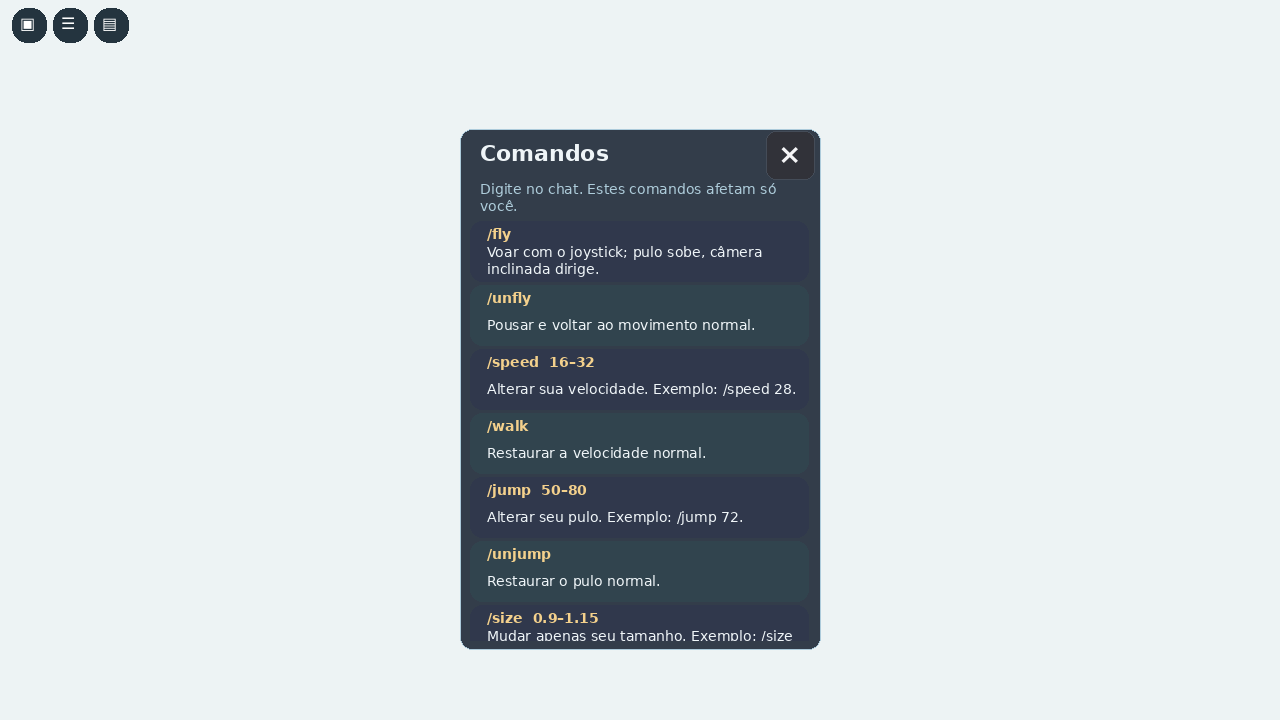
#> input picture audits/V76/layouts/commands_desktop.png, 1280 x 720 px; its folder holds only this picture in this run
$ python render_layouts.py
#> lines starting #> are read from the running program, lines starting #| are printed output that depends on the picture
"""Rasterize exported GUI geometry for review. Illustrative assets; not native Roblox rendering."""
from pathlib import Path
import json,math,textwrap
from PIL import Image,ImageDraw,ImageFont
HERE=Path(__file__).parent;FOLDER=HERE/'layouts'
FONT='/usr/share/fonts/truetype/dejavu/DejaVuSans.ttf';BOLD='/usr/share/fonts/truetype/dejavu/DejaVuSans-Bold.ttf'
def font(size,bold=False):return ImageFont.truetype(BOLD if bold else FONT,max(6,int(size)))
def rgba(c,a=1):return tuple(c or[36,52,63])+(int(max(0,min(1,a))*255),)
# [20 lines left out: function text, not called in this run]
def rounded(draw,rect,radius,**kwargs):
 try:draw.rounded_rectangle(rect,radius,**kwargs)
 except ValueError:draw.rectangle(rect,**kwargs)
# [25 lines left out: function draw_node, not called in this run]
for p in sorted(FOLDER.glob('*.json')):
 data=json.loads(p.read_text());im=Image.new('RGBA',(data['width'],data['height']),(237,243,244,255))
 for n in sorted(data['nodes'],key=lambda v:v.get('z',1)):draw_node(im,n)
 d=ImageDraw.Draw(im)
 for x,label in[(12,'▣'),(53,'☰'),(94,'▤')]:d.rounded_rectangle((x,8,x+34,42),15,fill=(36,52,63,255));d.text((x+8,14),label,font=font(16),fill='white')
 im.convert('RGB').save(p.with_suffix('.png'))
for p in sorted(FOLDER.glob('*.png')):
 im=Image.open(p).convert('RGB');sheet=Image.new('RGB',(im.width,im.height+36),'#edf3f4');sheet.paste(im,(0,0));d=ImageDraw.Draw(sheet)
#> further down, im is the input picture: PIL image 1280x720 RGB; mean R, G, B 200.1, 207.3, 210.9
#> after `sheet = Image.new('RGB', (im.width, im.height + 36), '#edf3f4')`:
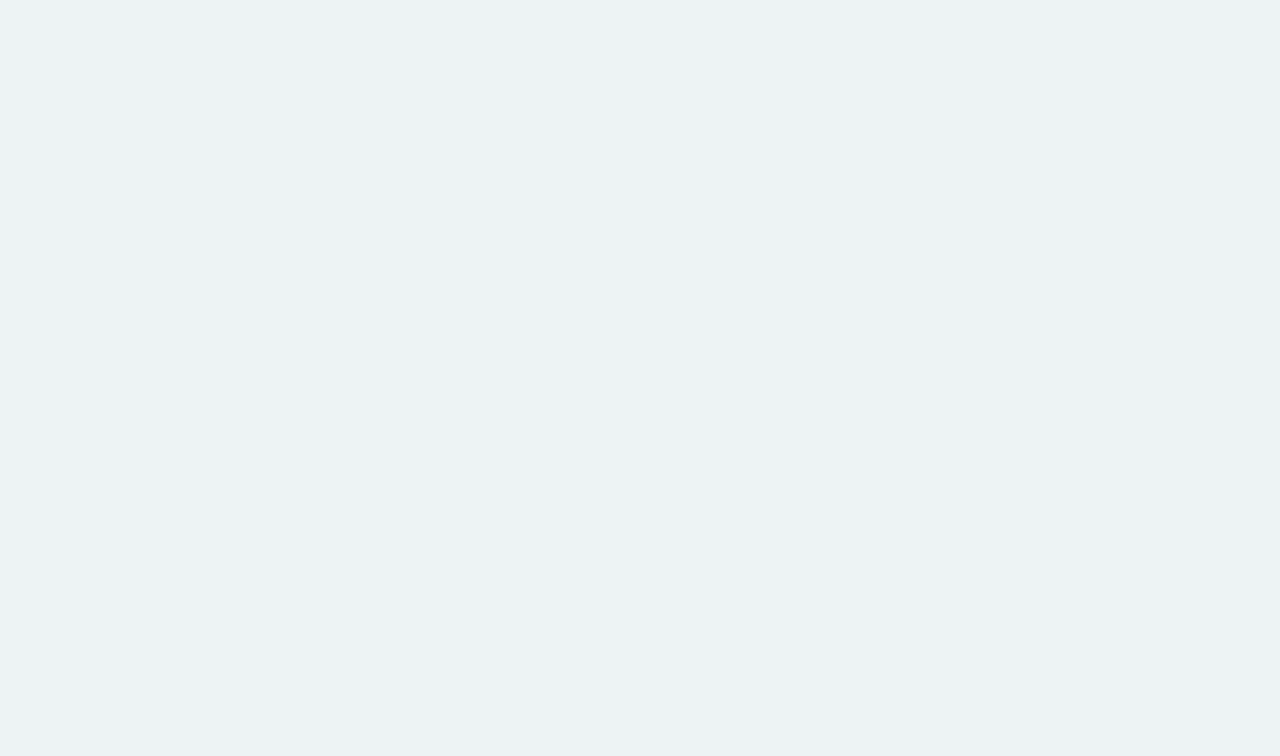
#> sheet: PIL image 1280x756 RGB; mean R, G, B 237, 243, 244
#> after `sheet.paste(im, (0, 0))`:
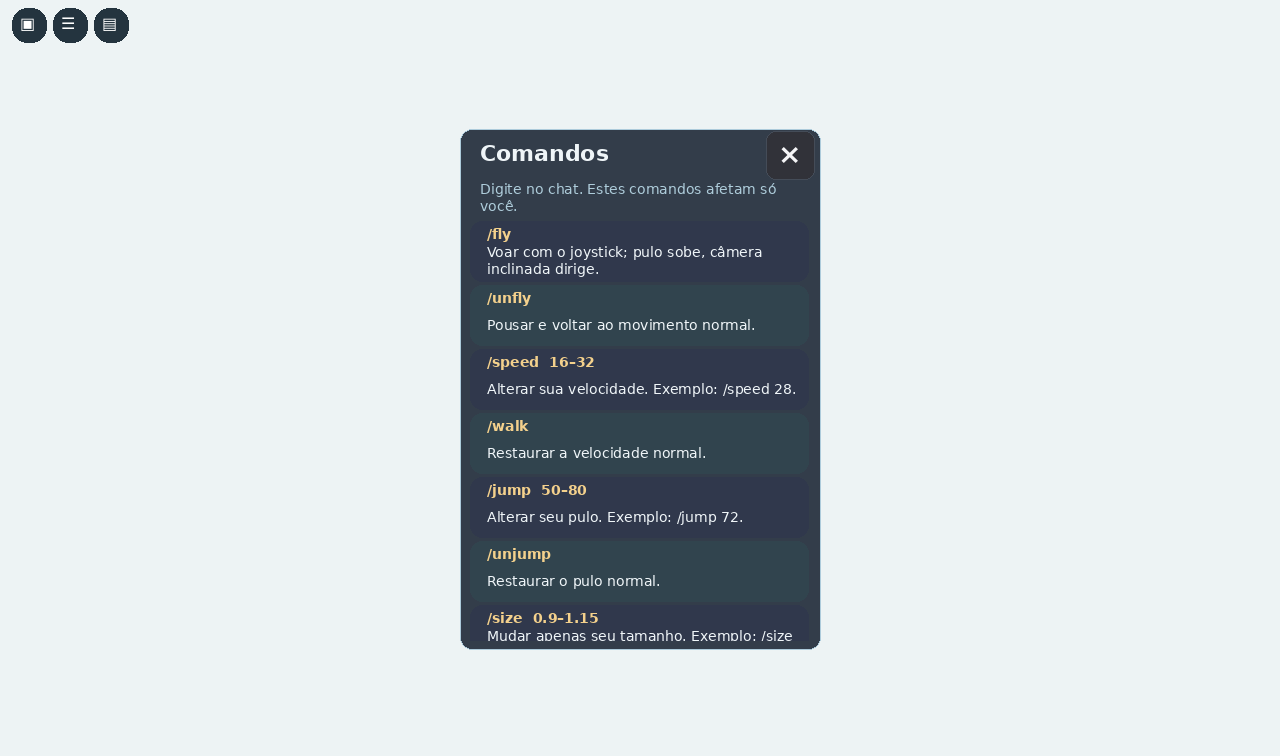
#> sheet: PIL image 1280x756 RGB; mean R, G, B 201.9, 209, 212.4
 d.text((8,im.height+9),'V76 · layout simulado · mídia ilustrativa · sem renderização Roblox',font=font(10),fill='#24343f')
 sheet.save(HERE/(p.stem+'.jpg'),quality=90)
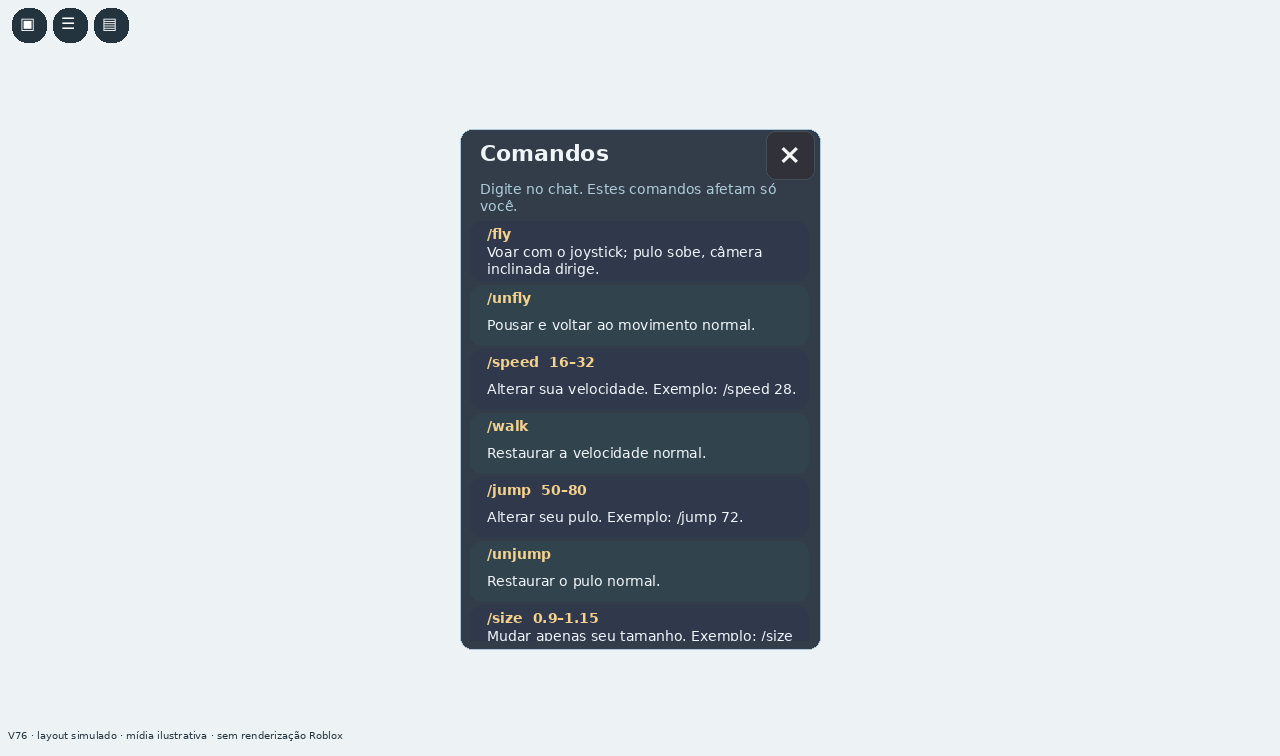
#> saved as commands_desktop.jpg: PIL image 1280x756 RGB; mean R, G, B 201.7, 208.9, 212.3
print('Layouts simulados renderizados; nenhum é uma captura do Roblox.')

$ run again, on audits/V76/layouts/hud_landscape.png
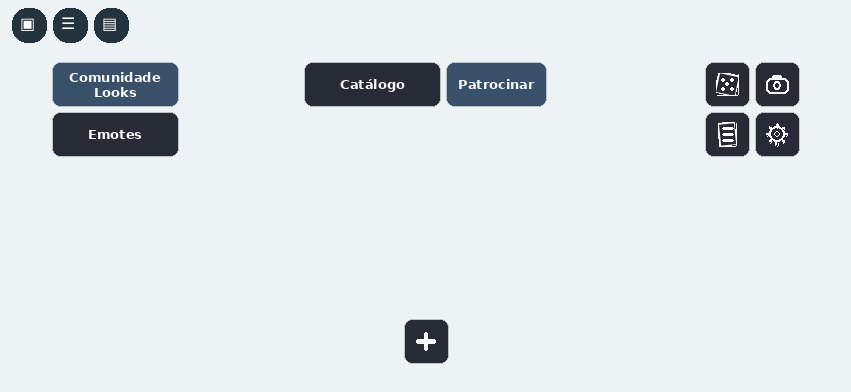
#> input picture audits/V76/layouts/hud_landscape.png, 851 x 392 px
#> im is the input picture: PIL image 851x392 RGB; mean R, G, B 219.2, 225.6, 227.9
#> `sheet.paste(im, (0, 0))`:
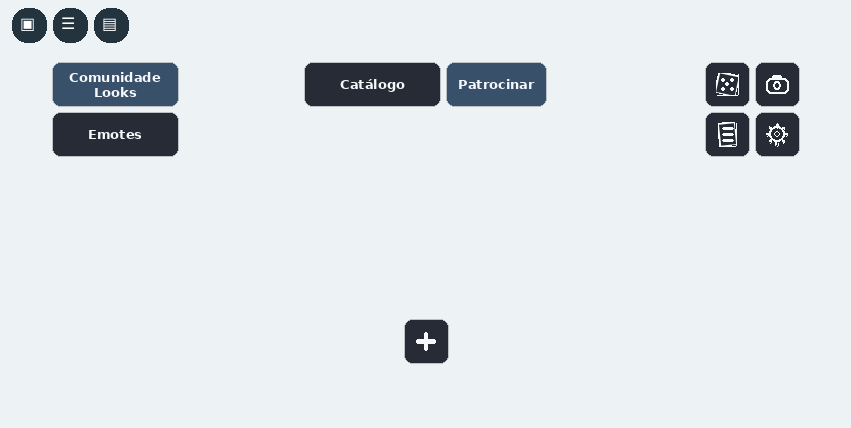
#> sheet: PIL image 851x428 RGB; mean R, G, B 220.7, 227.1, 229.3
#> `sheet.save(HERE/(p.stem+'.jpg'),quality=90)`:
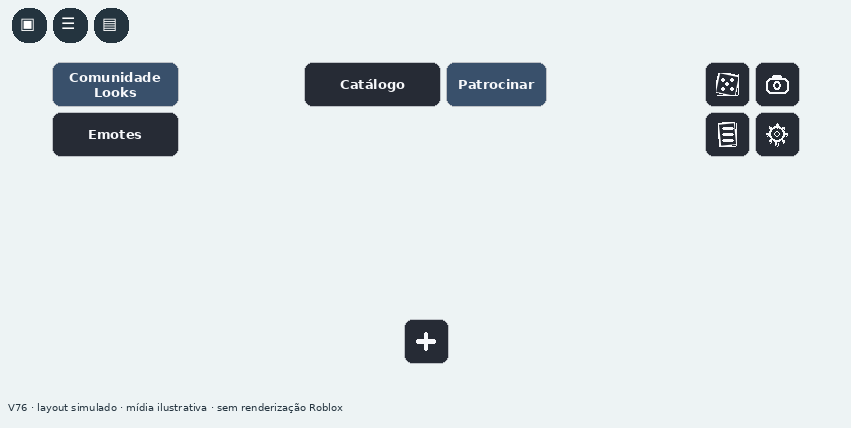
#> saved as hud_landscape.jpg: PIL image 851x428 RGB; mean R, G, B 220.4, 226.8, 229

$ run again, on audits/V76/layouts/hud_phone.png
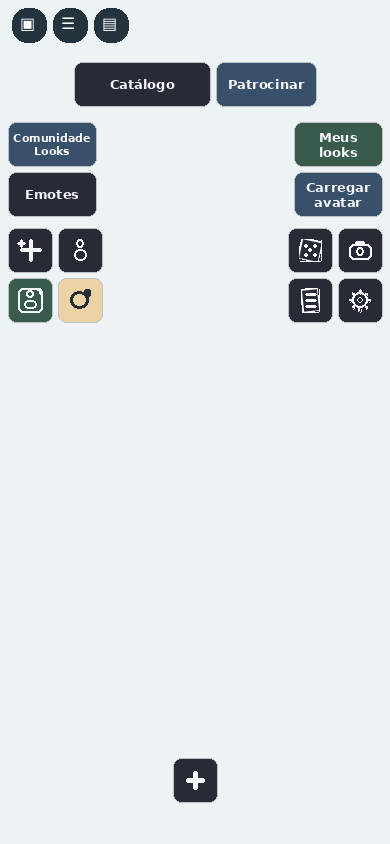
#> input picture audits/V76/layouts/hud_phone.png, 390 x 844 px
#> im is the input picture: PIL image 390x844 RGB; mean R, G, B 214.1, 220.8, 222.9
#> `sheet.paste(im, (0, 0))`:
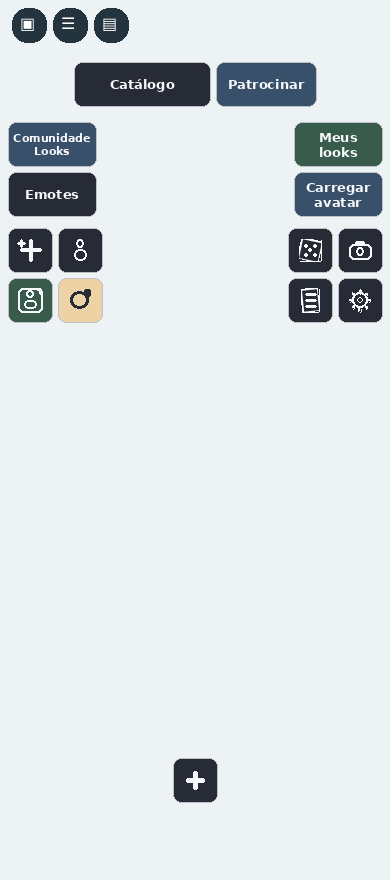
#> sheet: PIL image 390x880 RGB; mean R, G, B 215, 221.7, 223.8
#> `sheet.save(HERE/(p.stem+'.jpg'),quality=90)`:
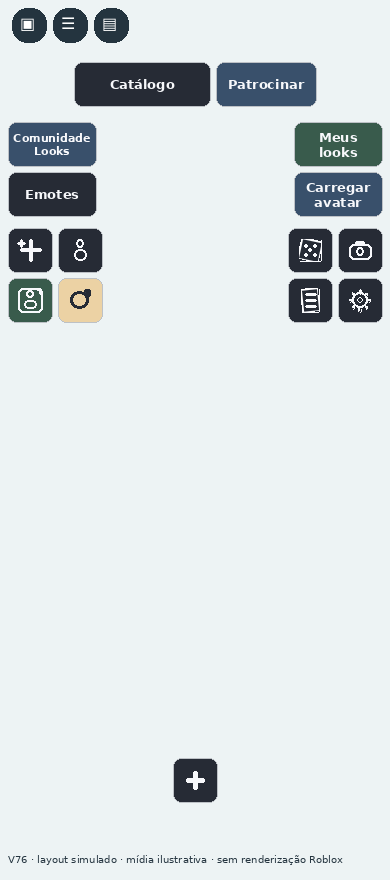
#> saved as hud_phone.jpg: PIL image 390x880 RGB; mean R, G, B 214.6, 221.4, 223.4

$ run again, on audits/V76/layouts/commands_landscape.png
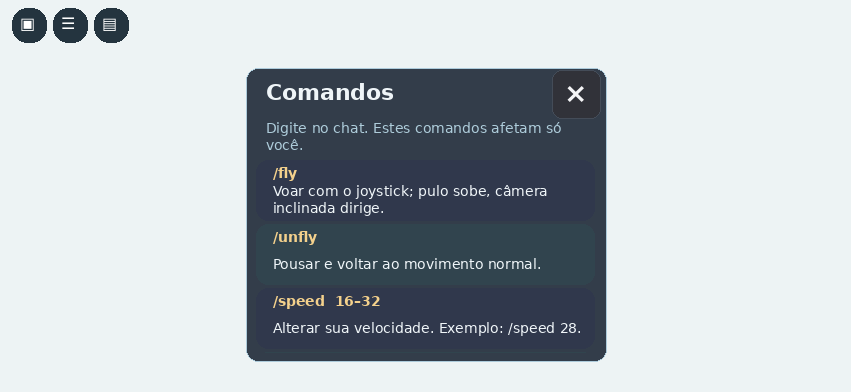
#> input picture audits/V76/layouts/commands_landscape.png, 851 x 392 px
#> im is the input picture: PIL image 851x392 RGB; mean R, G, B 178.9, 186.5, 191.8
#> `sheet.paste(im, (0, 0))`:
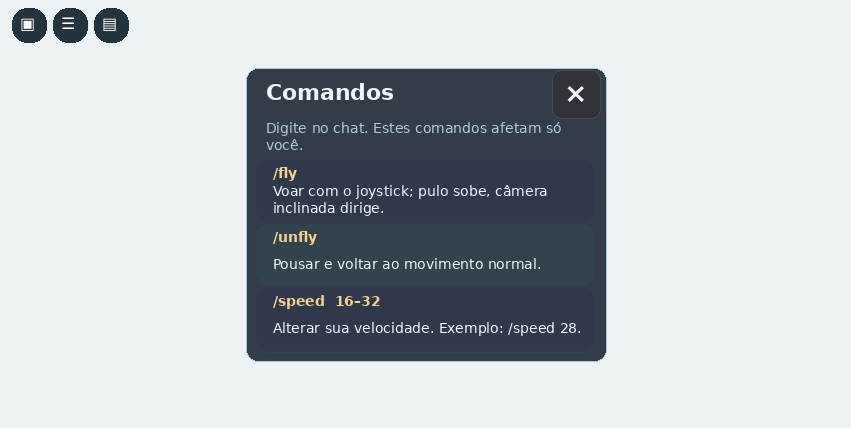
#> sheet: PIL image 851x428 RGB; mean R, G, B 183.8, 191.3, 196.2
#> `sheet.save(HERE/(p.stem+'.jpg'),quality=90)`:
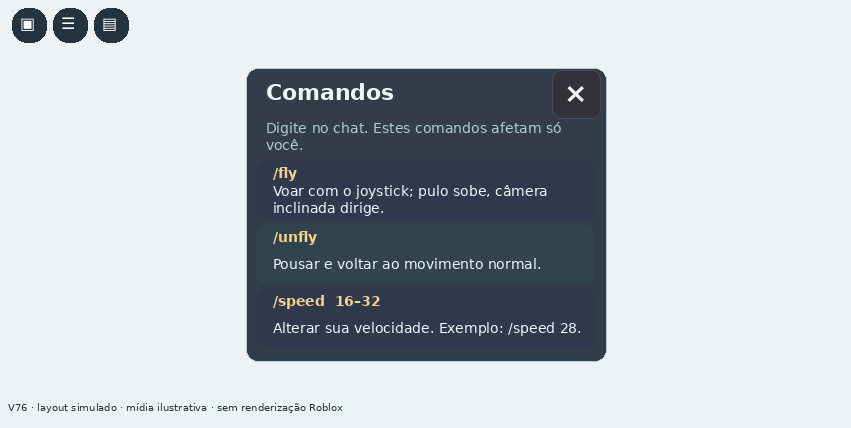
#> saved as commands_landscape.jpg: PIL image 851x428 RGB; mean R, G, B 183.5, 190.9, 195.8
